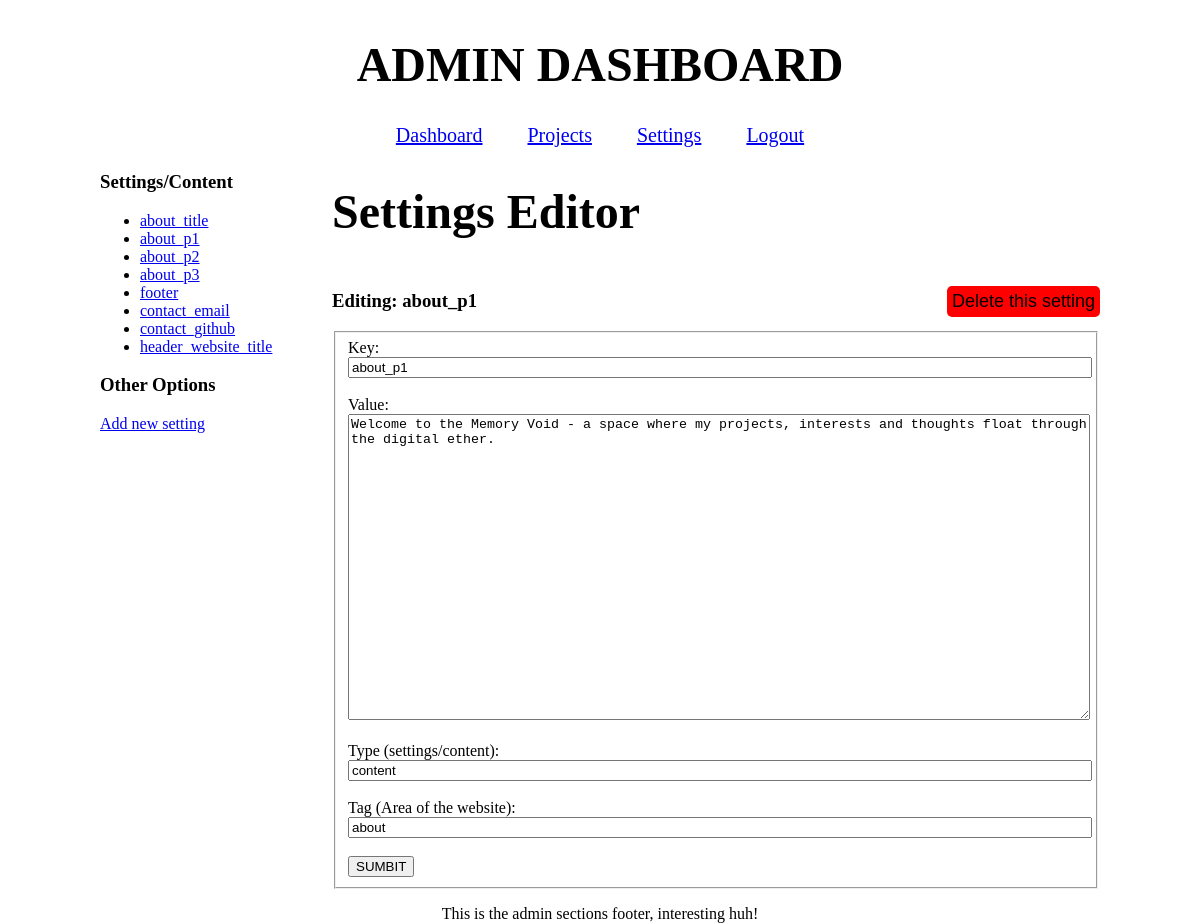
Before: /hahncoded/admin/settings.php?id=2 (signed in) with the older database file.
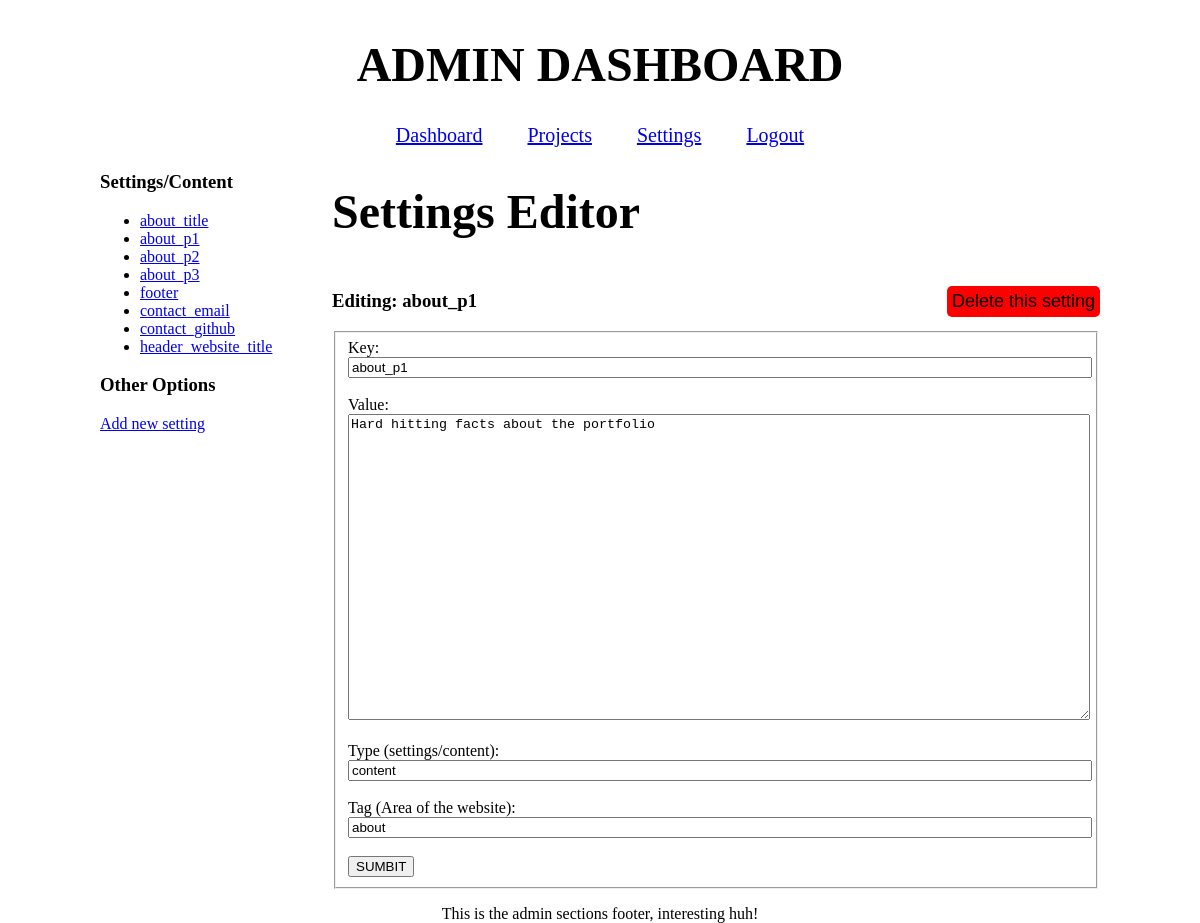
After: the same page with the newer database file.
### tables this page shows
CREATE TABLE settings (
    id INTEGER PRIMARY KEY AUTOINCREMENT,
    key TEXT UNIQUE NOT NULL,
    value TEXT NOT NULL,
    type TEXT DEFAULT 'setting',
    tag TEXT DEFAULT 'general'
);

### hahncoded/admin/settings.php (the view, shortened to what this page needs)
<?php
require_once "init.php";
$selected_setting = null;
$isNew = false;
if (isset($_GET["id"])) {
    $id = $_GET["id"];
    $statement = $database->prepare("SELECT * FROM settings WHERE id = :id");
    $statement->execute([":id" => $id]);
    $selected_setting = $statement->fetch();
}
$settings = $database->query("SELECT id, key FROM settings ORDER BY id ASC");
?>
<?php include "header.php" ?>
<main>
  <div class="side-panel">
    <h3>Settings/Content</h3>
      <ul>
        <?php while($s = $settings->fetch()): ?>
          <li>
            <a href="?id=<?=$s["id"]?>">
              <?=htmlspecialchars($s["key"])?>
            </a>
          </li>
        <?php endwhile ?>
      </ul>
    <h3>Other Options</h3>
    <a href="?action=new">Add new setting</a>
  </div>
  <div class="center-panel">
    <h1>Settings Editor</h1>
    <?php if ($selected_setting || $isNew): ?>
      <div class="form-heading">
        <?php if (!$isNew): ?>
          <h3>Editing: <?= htmlspecialchars($selected_setting["key"])?></h3>
          <form method="POST">
            <button class="delete-btn" type="submit" onclick="return confirm
              ('Are you sure you want to delete this project');">
              Delete this setting
            </button>
          </form>
        <?php else: ?>
          <h3>Adding a New setting</h3>
        <?php endif ?>
      </div>
      <form method="POST">
        <fieldset>
          <label>Key:</label>
          <br>
          <input name="key" value="<?=htmlspecialchars($selected_setting["key"])?>">
          <br><br>
          <label>Value:</label>
          <br>
          <textarea name="value" rows="20"><?=htmlspecialchars($selected_setting["value"])?></textarea>
          <br><br>
          <label>Type (settings/content):</label>
          <br>
          <input name="type" value="<?=htmlspecialchars($selected_setting["type"])?>">
          <br><br>
          <label>Tag (Area of the website):</label>
          <br>
          <input name="tag" value="<?=htmlspecialchars($selected_setting["tag"])?>">
          <br><br>
          <button type="submit">SUMBIT</button>
        </fieldset>
      </form>
    <?php else: ?>
      <p>Select a setting from the left to edit.</p>
    <?php endif; ?>
  </div>
</main>
<?php include "footer.php" ?>

Changed rows visible on the page:
changed settings "about_p1": value "Welcome to the Memory Void - a space where my projects, interests and thoughts float through the digital ether." → "Hard hitting facts about the portfolio"
